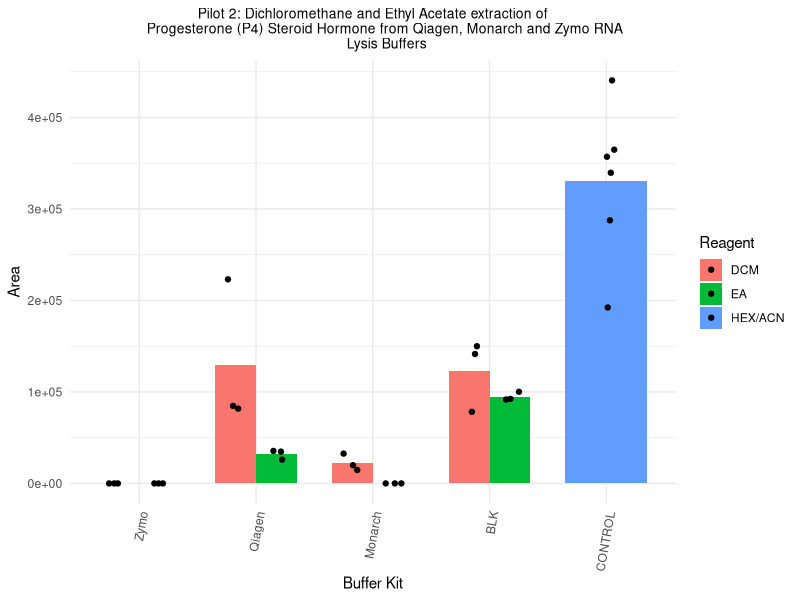
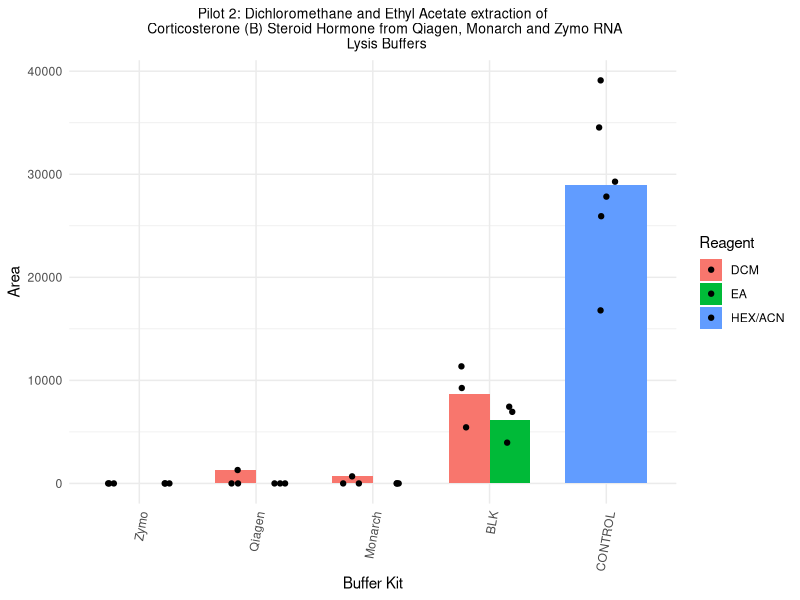
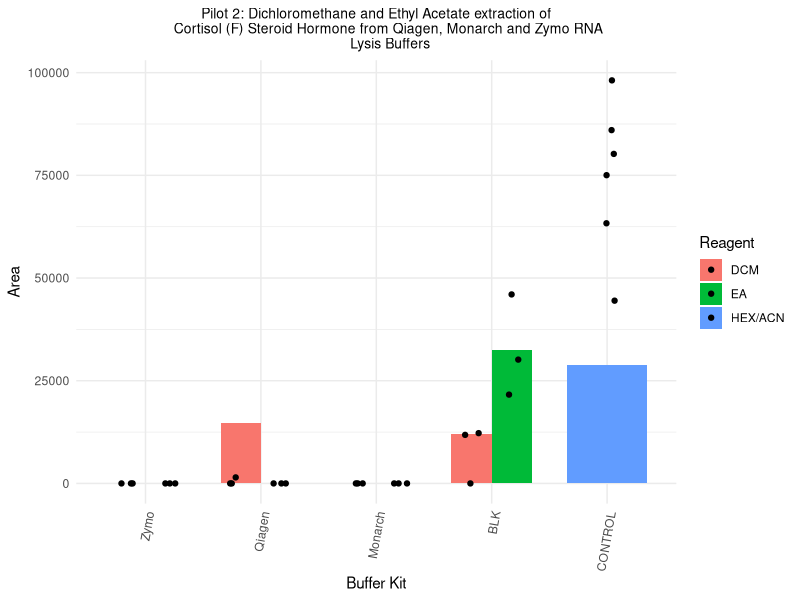

Recreate these plots in R, in order. (Note: this script raises an error after producing the figures.)
## September 27 2023 - Pilot 2
# Reagents: Ethyl Acetate (EA) and Dichloromethane (DCM)

# Load necessary libraries
library(tidyverse)
library(ggplot2)
library(cowplot)
library(forcats)
library(dplyr)

# Initial read of data from MultiQuant
pilot2_indiv <- read.csv("data/sep27data_DCMEA3buffer.csv")
pilot2_data <- read.csv("data/sep27data_DCMEA3buffer_averaged.csv")


# Cleaning data types
pilot2_data_cleaned <- pilot2_data %>%
  mutate(avg_p4 = as.numeric(avg_p4)) %>% 
  mutate(avg_f = as.numeric(avg_f)) %>% 
  mutate(avg_b = as.numeric(avg_b)) %>% 
  mutate(reagent = as.factor(reagent)) %>%
  mutate(avg_p4 = coalesce(avg_p4, 0)) %>%  # Removal of NA values - keep?
  mutate(avg_f = coalesce(avg_f, 0)) %>% 
  mutate(avg_b = coalesce(avg_b, 0)) %>% 
  as.data.frame()

pilot2_data_cleaned

pilot2indiv_cleaned <- pilot2_indiv %>%
  mutate(area_p4 = as.numeric(area_p4)) %>% 
  mutate(area_f = as.numeric(area_f)) %>% 
  mutate(area_b = as.numeric(area_b)) %>% 
  mutate(reagent = as.factor(reagent)) %>%
  mutate(area_p4 = coalesce(area_p4, 0)) %>%  # Removal of NA values - keep?
  mutate(area_f = coalesce(area_f, 0)) %>% 
  mutate(area_b = coalesce(area_b, 0)) %>% 
  as.data.frame()

pilot2indiv_cleaned

# Plotting bar graph of pilot 2 area data per treatment
# P4 Progesterone graph
pilot2_bar_p4 <- 
  ggplot() +
  geom_bar(data = pilot2_data_cleaned,
           aes(x = fct_inorder(buffer),
               y = avg_p4,
               fill = reagent),
           stat = "identity",
           position = "dodge",
           width = 0.7,
           na.rm = TRUE,
           ) +
  geom_jitter(data = pilot2indiv_cleaned,
             aes(x = fct_inorder(buffer),
                 y = area_p4,
                 fill = reagent),
             stat = "identity",
             position = position_jitterdodge()) +
  
  labs(title = "Pilot 2: Dichloromethane and Ethyl Acetate extraction of
       Progesterone (P4) Steroid Hormone from Qiagen, Monarch and Zymo RNA 
       Lysis Buffers",
       x = "Buffer Kit",
       y = "Area",
       fill = "Reagent"
       ) +
  
  theme_minimal() +
  theme(plot.title = element_text(hjust = 0.5, size = 10),
        axis.text.x = element_text(angle = 80, hjust = 1)
        )  

pilot2_bar_p4

# B Corticosterone graph
pilot2_bar_b <- 
  ggplot() +
  geom_bar(data = pilot2_data_cleaned,
           aes(x = fct_inorder(buffer),
               y = avg_b,
               fill = reagent),
           stat = "identity",
           position = "dodge",
           width = 0.7,
           na.rm = TRUE,
  ) +
  geom_jitter(data = pilot2indiv_cleaned,
              aes(x = buffer,
                  y = area_b,
                  fill = reagent),
              stat = "identity",
              position = position_jitterdodge()) +
  
  labs(title = "Pilot 2: Dichloromethane and Ethyl Acetate extraction of
       Corticosterone (B) Steroid Hormone from Qiagen, Monarch and Zymo RNA 
       Lysis Buffers",
       x = "Buffer Kit",
       y = "Area",
       fill = "Reagent"
  ) +
  
  theme_minimal() +
  theme(plot.title = element_text(hjust = 0.5, size = 10),
        axis.text.x = element_text(angle = 80, hjust = 1)
  )  

pilot2_bar_b

# F Cortisol graph
pilot2_bar_f <- 
  ggplot() +
  geom_bar(data = pilot2_data_cleaned,
           aes(x = fct_inorder(buffer),
               y = avg_f,
               fill = reagent),
           stat = "identity",
           position = "dodge",
           width = 0.7,
           na.rm = TRUE,
  ) +
  geom_jitter(data = pilot2indiv_cleaned,
              aes(x = buffer,
                  y = area_f,
                  fill = reagent),
              stat = "identity",
              position = position_jitterdodge()) +
  
  labs(title = "Pilot 2: Dichloromethane and Ethyl Acetate extraction of
       Cortisol (F) Steroid Hormone from Qiagen, Monarch and Zymo RNA 
       Lysis Buffers",
       x = "Buffer Kit",
       y = "Area",
       fill = "Reagent"
  ) +
  
  theme_minimal() +
  theme(plot.title = element_text(hjust = 0.5, size = 10),
        axis.text.x = element_text(angle = 80, hjust = 1)
  )  

pilot2_bar_f

### Creating standard error of the mean column
std.error <- function(x) sd(x)/sqrt(length(x)) # Define function 

pilot2_avgdata_means <- pilot2_avgdata_cleaned %>%
  mutate(sem = )
